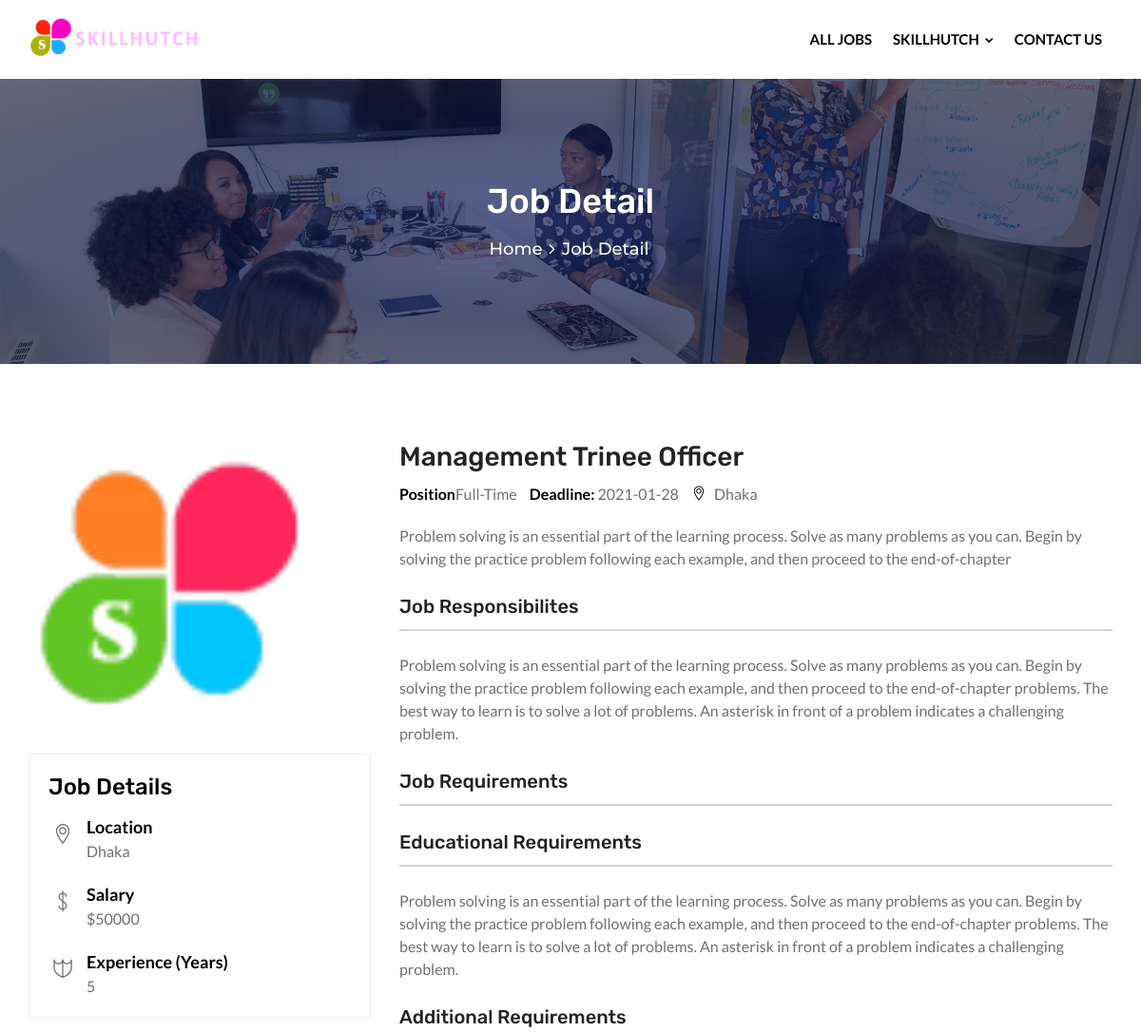
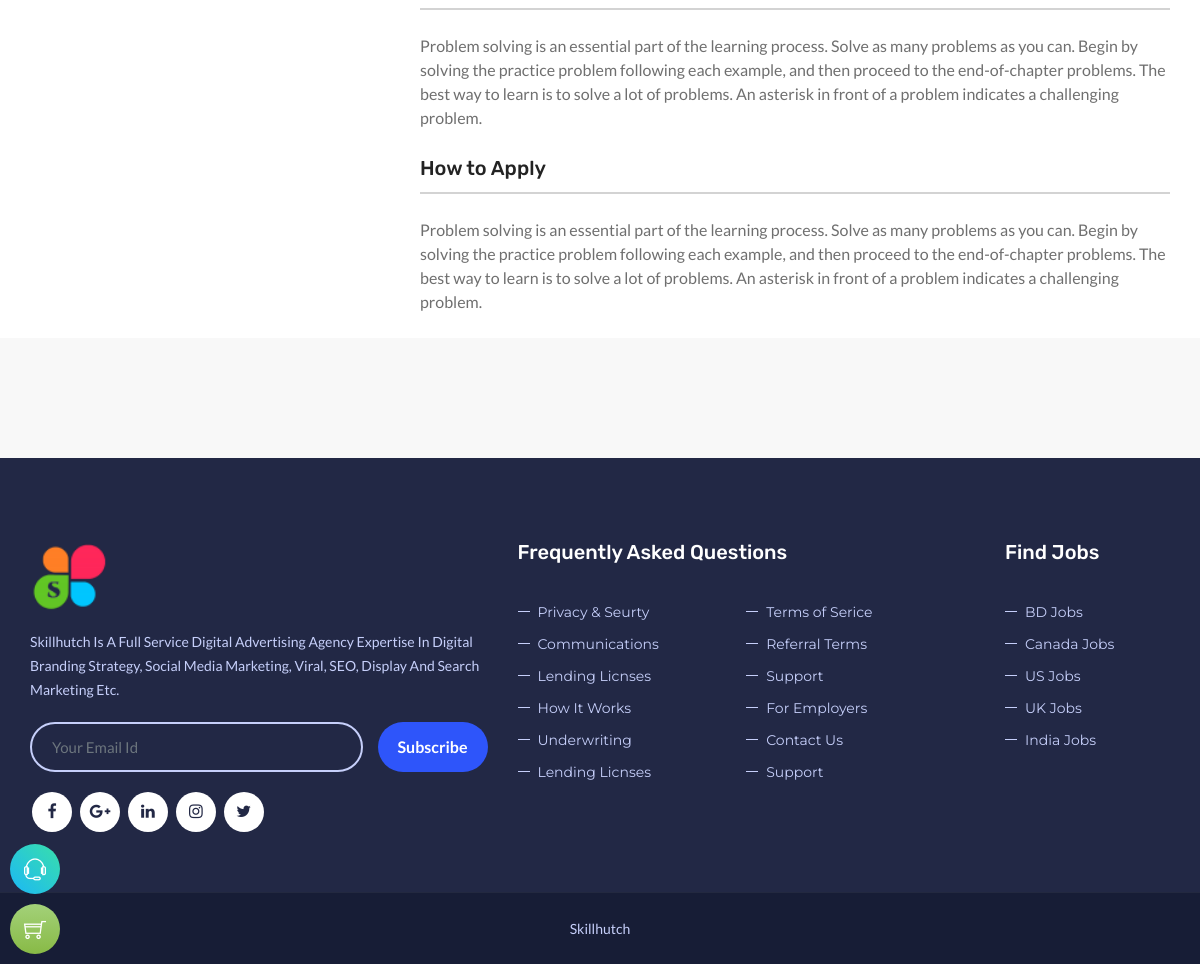
/job_details.php?id=66, run on the app's committed database (2 pictures, top to bottom).
### tables this page shows
CREATE TABLE `jobs` (
  `j_id` int(4) NOT NULL,
  `j_category` varchar(40) NOT NULL,
  `j_owner_name` varchar(30) NOT NULL,
  `j_title` varchar(30) NOT NULL,
  `j_hours` float(3,1) NOT NULL,
  `j_salary` int(10) NOT NULL,
  `j_experience` int(3) NOT NULL,
  `j_discription` varchar(300) NOT NULL,
  `j_city` varchar(20) NOT NULL,
  `j_active` int(1) NOT NULL DEFAULT 0,
  `company_name` varchar(100) NOT NULL,
  `vacancy` varchar(50) DEFAULT NULL,
  `grade` varchar(50) DEFAULT NULL,
  `job_responsibilities` mediumtext DEFAULT NULL,
  `status` varchar(200) DEFAULT NULL,
  `edu_requirements` mediumtext DEFAULT NULL,
  `experience` varchar(100) DEFAULT NULL,
  `add_requirements` mediumtext DEFAULT NULL,
  `instruction` mediumtext DEFAULT NULL,
  `pub_date` date DEFAULT NULL,
  `deadline` date NOT NULL,
  `company_info` varchar(200) DEFAULT NULL,
  `logo` varchar(300) NOT NULL,
  `salary` varchar(200) DEFAULT NULL
);

### job_details.php (the view, shortened to what this page needs)
<?php
		$con=mysqli_connect("localhost","root","","jobscope") or die("database failed");
?>
<!DOCTYPE html>
<html lang="en">
<head>
	<link rel="stylesheet" type="text/css" href="css/plugins.css">
	<link rel="stylesheet" type="text/css" href="css/style.css">
	<link rel="stylesheet" type="text/css" href="css/templete.css">
	<link class="skin" rel="stylesheet" type="text/css" href="css/skin/skin-1.css">
	<link rel="stylesheet" href="plugins/datepicker/css/bootstrap-datetimepicker.min.css"/>
	<link rel="stylesheet" type="text/css" href="plugins/revolution/revolution/css/layers.css">
	<link rel="stylesheet" type="text/css" href="plugins/revolution/revolution/css/settings.css">
	<link rel="stylesheet" type="text/css" href="plugins/revolution/revolution/css/navigation.css">
</head>
<body id="bg">
<div class="page-wraper">
	<?php
	include "header.php";?>
	<?php
		$q = "select * from jobs where j_id =".$_GET['id'];
		$res = mysqli_query($con,$q) or die("Wrong Query");
		$row = mysqli_fetch_assoc($res);
	?>
    <div class="page-content bg-white">
        <div class="dez-bnr-inr overlay-black-middle" style="background-image:url(images/banner/bnr1.jpg);">
            <div class="container">
                <div class="dez-bnr-inr-entry">
                    <h1 class="text-white">Job Detail</h1>
					<div class="breadcrumb-row">
						<ul class="list-inline">
							<li><a href="#">Home</a></li>
							<li>Job Detail</li>
						</ul>
					</div>
                </div>
            </div>
        </div>
        <div class="content-block">
			<div class="section-full content-inner-1">
				<div class="container">
					<div class="row">
						<div class="col-lg-4">
							<div class="sticky-top">
								<div class="row">
									<div class="col-lg-12 col-md-6">
										<div class="m-b30">
											<img src="<?php echo $row['logo'];?>" style="width:300px;height:300px;border-radius:5px;" alt="">
										</div>
									</div>
									<div class="col-lg-12 col-md-6">
										<div class="widget bg-white p-lr20 p-t20  widget_getintuch radius-sm">
											<h4 class="text-black font-weight-700 p-t10 m-b15">Job Details</h4>
											<ul>
												<li><i class="ti-location-pin"></i><strong class="font-weight-700 text-black">Location</strong><span class="text-black-light"><?php echo $row['j_city'];?></span></li>
												<li><i class="ti-money"></i><strong class="font-weight-700 text-black">Salary</strong> $<?php echo $row['salary'];?></li>
												<li><i class="ti-shield"></i><strong class="font-weight-700 text-black">Experience (years)</strong><?php echo $row['experience'];?></li>
											</ul>
										</div>
									</div>
								</div>
                            </div>
						</div>
						<div class="col-lg-8">
							<div class="job-info-box">
								<h3 class="m-t0 m-b10 font-weight-700 title-head">
									<a href="#" class="text-secondry m-r30"><?php echo $row['j_title'];?></a>
								</h3>
								<ul class="job-info">
									<li><strong>Position</strong><?php echo $row['status'];?></li>
									<li><strong>Deadline:</strong> <?php echo $row['deadline'];?></li>
									<li><i class="ti-location-pin text-black m-r5"></i> <?php echo $row['j_city'];?></li>
								</ul>
								<p class="p-t20"><?php echo $row['company_info'];?></p>
								<h5 class="font-weight-600">Job Responsibilites</h5>
								<div class="dez-divider divider-2px bg-gray-dark mb-4 mt-0"></div>
								<p><?php echo $row['job_responsibilities'];?></p>
								<h5 class="font-weight-600">Job Requirements</h5>
								<div class="dez-divider divider-2px bg-gray-dark mb-4 mt-0"></div>
								<h5 class="font-weight-600">Educational Requirements</h5>
								<div class="dez-divider divider-2px bg-gray-dark mb-4 mt-0"></div>
								<p><?php echo $row['edu_requirements'];?></p>
								<h5 class="font-weight-600">Additional Requirements</h5>
								<div class="dez-divider divider-2px bg-gray-dark mb-4 mt-0"></div>
								<p><?php echo $row['add_requirements'];?></p>
								<h5 class="font-weight-600">How to Apply</h5>
								<div class="dez-divider divider-2px bg-gray-dark mb-4 mt-0"></div>
								<p><?php echo $row['instruction'];?></p>
							</div>
						</div>
					</div>
				</div>
			</div>
		</div>
    </div>
	<?php include "footer.php" ?>
</div>
</body>
</html>

### css/templete.css (style rules this page uses)
.job-info { margin-bottom:0; }
.job-info li { list-style: none; display: inline-block; margin-right: 10px; }
.job-info li strong { font-weight: 600; color: #000; }

### css/skin/skin-1.css (style rules this page uses)
a, .text-primary, .primary li:before, .breadcrumb-row ul li a, .header-nav .nav > li.active > a, .header-nav .nav > li.current-menu-item > a .header-nav .nav > li .sub-menu li a:hover, .header-nav .nav > li:hover > a, .header-nav .nav > li .mega-menu > li ul a:hover, .header-nav .nav > li .sub-menu li:hover > a, .nav-dark.header-nav .nav > li .sub-menu li:hover > a, .nav-dark.header-nav .nav > li .mega-menu > li ul a:hover, blockquote:before, ol.comment-list li.comment .reply a, footer a:active, footer a:focus, footer a:hover, footer h1 a, footer h2 a, footer h3 a, footer h4 a, footer h5 a, footer h6 a, footer p a, button.scroltop, .testimonial-1 .testimonial-position, .testimonial-4 .testimonial-name:after, .testimonial-2 .testimonial-position, .testimonial-3 .testimonial-position, .testimonial-3 .quote-left:before, .acod-head a:after, .acod-head a, .acod-head a:hover, .acod-head a.collapsed:hover, .dez-tabs .nav-tabs > li > a i, h1 a:hover, h2 a:hover, h3 a:hover, h4 a:hover, h5 a:hover, h6 a:hover, .site-button.outline, .site-button-link:hover, .item-info-in ul li a:hover, .dez-post-meta.text-primary i, .dez-post-meta.text-primary ul li, .dez-post-meta.text-primary ul li a, .dez-post-meta i, .comments-area p:before, .about-8-service .icon-bx-wraper:hover a, .about-service .icon-bx-wraper:hover a, .dez-box-bg .icon-box-btn .site-button, .list-2 li:hover:before, .site-filters.style1 li.active a, .site-filters.style1.white li.active a, .site-button-link.black:hover, .widget_categories ul li a:hover, .widget_archive ul li a:hover, .widget_meta ul li a:hover, .widget_pages ul li a:hover, .widget_recent_comments ul li a:hover, .widget_nav_menu li a:hover, .widget_recent_entries ul li a:hover, .widget_services ul li a:hover { color: #2e55fa; }

### data on the page
jobs: logo (picture), j_city "Dhaka", salary "50000", experience "5", j_title "Management Trinee Officer", status "Full-Time", deadline "2021-01-28", company_info "Problem solving is an essential part of the learning process. Solve as many problems as you can. Begin by solving the practice problem following each example, and then proceed to the end-of-chapter", job_responsibilities "Problem solving is an essential part of the learning process. Solve as many problems as you can. Begin by solving the practice problem following each example, and then proceed to the end-of-chapter problems. The best way to learn is to solve a lot of problems. An asterisk in front of a problem indicates a challenging problem.", edu_requirements "Problem solving is an essential part of the learning process. Solve as many problems as you can. Begin by solving the practice problem following each example, and then proceed to the end-of-chapter problems. The best way to learn is to solve a lot of problems. An asterisk in front of a problem indicates a challenging problem.", add_requirements "Problem solving is an essential part of the learning process. Solve as many problems as you can. Begin by solving the practice problem following each example, and then proceed to the end-of-chapter problems. The best way to learn is to solve a lot of problems. An asterisk in front of a problem indicates a challenging problem.", instruction "Problem solving is an essential part of the learning process. Solve as many problems as you can. Begin by solving the practice problem following each example, and then proceed to the end-of-chapter problems. The best way to learn is to solve a lot of problems. An asterisk in front of a problem indicates a challenging problem."
